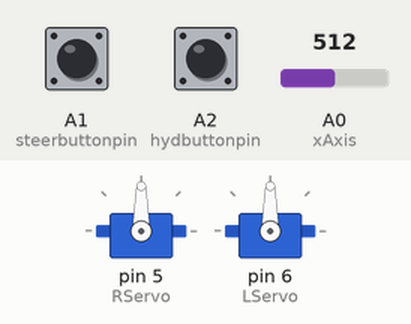
Recording of a sketch running on a simulated Arduino Uno, built with avr-gcc and run on an emulated ATmega328P. Parts: 2 × servo. Inputs (shaded band) come from the test bench; at power-on: A0 (xAxis) = 512, A1 (steerbuttonpin) LOW, A2 (hydbuttonpin) HIGH.

Above: at 0.1 s.
At 3.1 s:
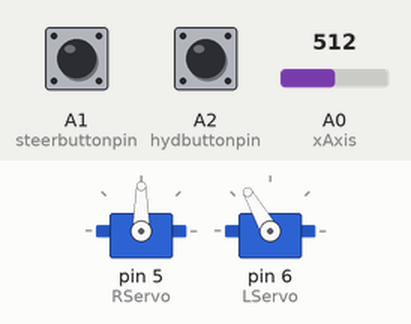
At 4.1 s:
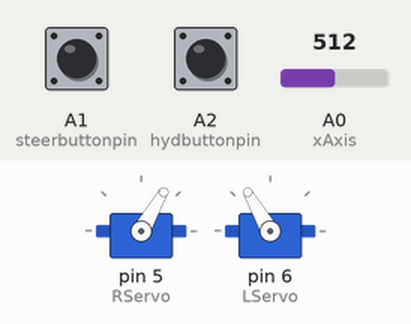
Timing chart, 0 to 5.6 s (numbered marks = the images above):
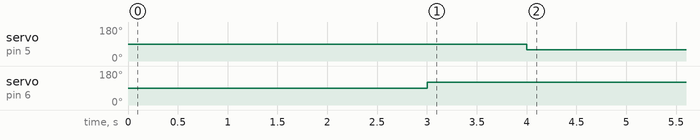

Measured:
- by itself, servo on pin 5 (RServo): 90° → 60° at 4.0 s
- by itself, servo on pin 6 (LServo): 90° → 120° at 3.0 s

The sketch:

editedjoystick.ino
```cpp
#include <Stepper.h>//importing stepper library
#include <Servo.h>//importing servo library
Servo SR;//declaring the right servo
Servo SL;//declaring the left servo

Stepper myStepper(200, 7,8,9,10); //decaring stepper speed and pins
const byte LServo =6;  //Right Servo signal pin
const byte RServo =5;  //Left Servo signal pin
const byte stepperEN1=3; //stepper enabler pins 3 and 11
const byte stepperEN2=11;
const int xAxis = A0;   //analogue pin number for joystick
const int steerbuttonpin=A1 ;//steering button pin
const int hydbuttonpin=A2 ;//hydraulic button pin


int steerButtonState; //steering button ON/OFF state
int hydButtonState;//hydraulic button steering button ON/OFF state
int innerangle=0; //variable for the inner angle turned by the servo
int outerangle=0; //variable for the outer angle turned by the servo
int x_pos; // corrected X-position of the slider
int x_pos_raw;  //Raw X position

const int servorestL=90; //Left servo rest position (0 angle)
const int servorestR=90; //Right servo rest position (0 angle)
int wantedPos; //Desired position of the joystick
int pos =0;  //actual position of the joystick


int CorVal( int z){
  // Function corrects potentiometer output to make it more linear
      int RET;
      if (z<60){
            RET=z*4.65;
            }
      else if (z<977){
           RET=(0.50708*z)+248.5741;
            }
      else{
            RET=(6.0652*z)-5181.718;
            }
      return (RET);
  }

void ServoStraightAhead(){
  //function that brings the servo straight ahead to rest position
  SR.write(servorestR);
  SL.write(servorestL);

}

void StepperTurnSteps( int x){
  //function to turn steps by the desired amount
  digitalWrite(stepperEN1,HIGH);
  digitalWrite(stepperEN2,HIGH);
  //HIGH signal to the stepper enabler pin
  myStepper.step(-x);
  delay(5*abs(x));
  digitalWrite(stepperEN1,LOW);
  digitalWrite(stepperEN2,LOW);
  //LOW signal to the stepper enabler pin
  pos=pos+x;
}

int InnerAngleArray[]={0,3,6,9,12,15,18,21,24,27,30,33,36,39,42,45};
//Array of values for inner wheel angles
int OuterAngleArray[]={0,3,5,7,9,11,13,14,16,17,18,19,20,21,22,23};
//Array of values for outer wheel angles

int ChangeAngle(int q){
  //Function to get OuterAngle from InnerAngle
	int res;
	for (int i=0; i<16; i=i+1){
		 if (q <= InnerAngleArray[i]){
			 res = OuterAngleArray[i];
			 break;
		 }
	 }
	 return res;
}
void setup() {
  //OUPUT PINS
  pinMode(stepperEN1, OUTPUT);
  pinMode(stepperEN2, OUTPUT);
  //INPUT PINS
  pinMode(xAxis,INPUT);
  pinMode(hydbuttonpin, INPUT);
  pinMode(steerbuttonpin, INPUT);

  SR.attach(RServo);
  SL.attach(LServo);
  SR.write(servorestR);//brings Rservo to home upon switch on
  SL.write(servorestL);//brings Lservo to home upon switch on
  myStepper.setSpeed(60);
  Serial.begin(9600);
  //to be able to use the serial monitor display for debugging
  analogWrite(stepperEN1,0);
  analogWrite(stepperEN2,0);
  delay(2000);
}
void loop(){
 x_pos_raw =  analogRead(xAxis);
 x_pos=CorVal(x_pos_raw);
 x_pos=(1023-x_pos);
 //Getting the slider valuue, then correcting it
   steerButtonState = digitalRead(steerbuttonpin);
   hydButtonState = digitalRead(hydbuttonpin);
   //taking the current input of the hydraulic & steer button
if (hydButtonState == LOW){
if (steerButtonState==HIGH ) {		 //4wheelsteering
      //getting inner angle
    if (x_pos < 512) {
     innerangle = (((512-x_pos)*45)/512);
     outerangle = ChangeAngle(innerangle);
     SL.write(servorestL + outerangle); //Settign left servo
     SR.write(servorestR + innerangle);//Setting right servo
     }
    if (x_pos > 513) {
     innerangle = (((x_pos-513)*45)/512);
     outerangle = ChangeAngle(innerangle);
     SL.write(servorestL - innerangle);
     SR.write(servorestR - outerangle);
	}
}
wantedPos=map(x_pos,0,1023,90,-90);
//mapping the desired position using map function
if (abs(wantedPos-pos)>=10){
  if (pos > wantedPos){
    StepperTurnSteps(-5);}
  if (pos < wantedPos){
  StepperTurnSteps(5);}
  //Turnign stepper based on diff. b/w pos and wantedPos
}
}
if (hydButtonState==HIGH){
  //HydraulicMode, servos set to fixed angles, stepper centered
  StepperTurnSteps(-pos);
  delay(1000);
  SL.write(servorestL+30);
  delay(1000);
  SR.write(servorestR-30);
}
}
```
